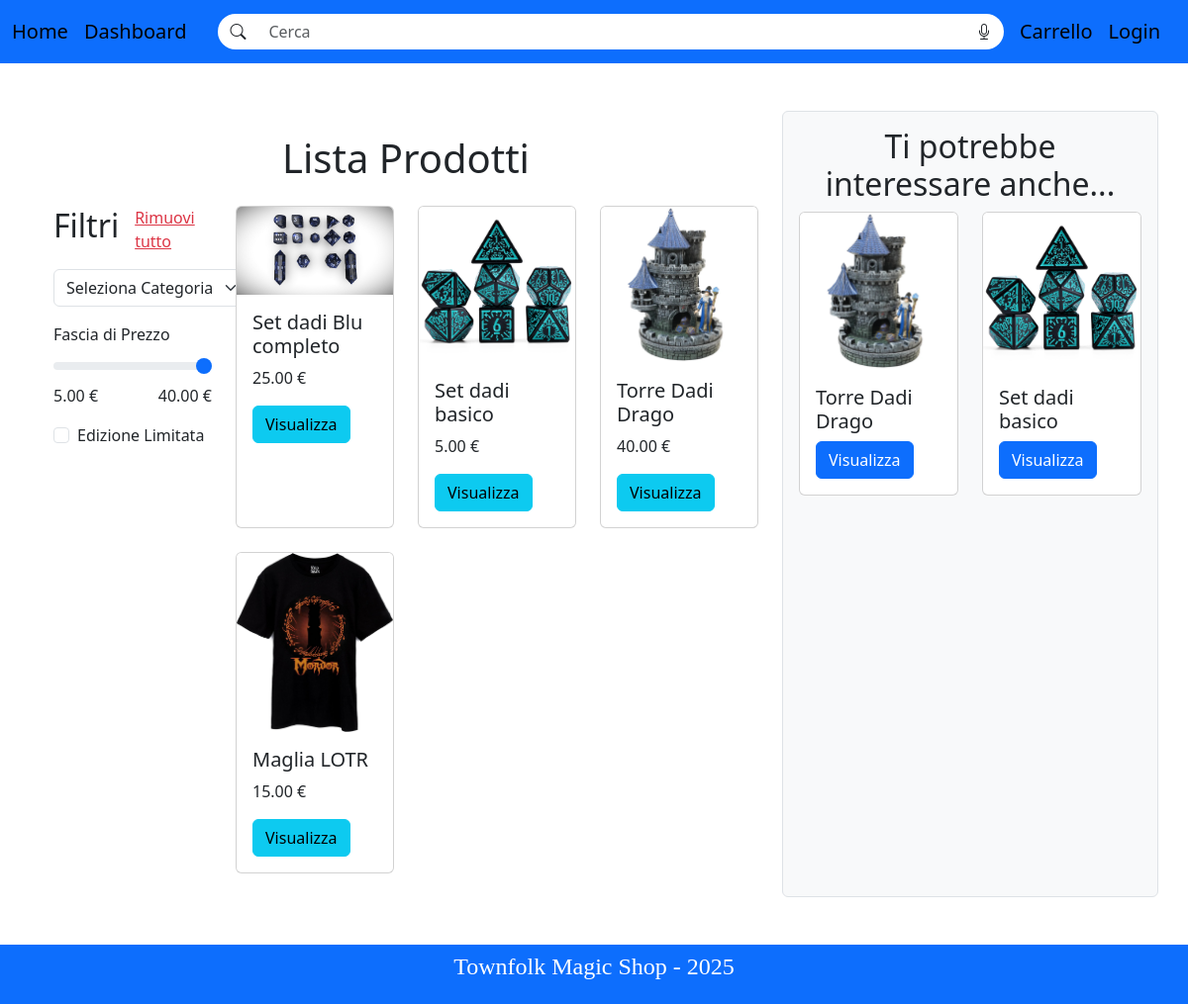
Page /dashboard.php on the committed database.
### tables this page shows
CREATE TABLE `prodotti` (
  `id` int(11) NOT NULL,
  `id_categoria` int(11) NOT NULL,
  `id_venditore` int(11) NOT NULL,
  `titolo` varchar(150) NOT NULL,
  `descrizione` text NOT NULL,
  `prezzo` decimal(10,2) NOT NULL,
  `sconto` decimal(5,2) DEFAULT 0.00,
  `quantita_disponibile` int(11) NOT NULL,
  `immagine` varchar(250) NOT NULL,
  `data_creazione` timestamp NOT NULL DEFAULT current_timestamp(),
  `data_aggiornamento` timestamp NULL DEFAULT NULL ON UPDATE current_timestamp(),
  `edizione_limitata` tinyint(1) NOT NULL DEFAULT 0
);

### dashboard.php (called while the page is built)
<?php
require_once 'bootstrap.php';
$templateParams["titolo"] = "TownfolkMagicShop - Prodotti";
$minPrice = $dbh->getMinPrice();
$maxPrice = $dbh->getMaxPrice();
$selectedCategory = isset($_GET['categoria']) ? $_GET['categoria'] : '';
$selectedMaxPrice = isset($_GET['prezzoMax']) ? $_GET['prezzoMax'] : $maxPrice;
$limitedEdition = isset($_GET['edizioneLimitata']) && $_GET['edizioneLimitata'] == '1' ? true : false;
$templateParams["categorie"] = $dbh->getCategories();
$templateParams["prezzoMin"] = $minPrice;
$templateParams["prezzoMax"] = $maxPrice;
$templateParams["selectedCategory"] = $selectedCategory;
$templateParams["selectedMaxPrice"] = $selectedMaxPrice;
$templateParams["limitedEdition"] = $limitedEdition;
if ($templateParams["ruolo"] == "venditore") {
    if (isset($_GET['shortage']) && $_GET['shortage'] == 1) {
        $prodotti = $dbh->getShortageProducts($_SESSION["idutente"]);
    } else {
        $prodotti = $dbh->getProductsByUserId($_SESSION["idutente"]);
    }
} else {
    $prodotti = $dbh->getProductsByPriceRange($minPrice, $selectedMaxPrice);
    $prodotti = filterProducts($prodotti, $selectedCategory, $limitedEdition);
}
$templateParams["prodotti"] = $prodotti;
$templateParams["nome"] = "lista-prodotti.php";
$templateParams["formmsg"] = isset($_GET["formmsg"]) ? $_GET["formmsg"] : '';
require 'template/base.php';
?>

### bootstrap.php (called while the page is built, shortened)
<?php
require_once("utils/functions.php");
require_once("database/database.php");
$dbh = new DatabaseHelper("localhost", "root", "", "townfolkmagicshop", 3307);
$templateParams["ruolo"] = isUserLoggedIn() ? $dbh->getRoleByUsername($_SESSION["username"])["ruolo"] : "cliente";
$templateParams["prodottiCasuali"] = $dbh->getRandomProducts(2);
?>

### database/database.php (called while the page is built, shortened)
<?php
class DatabaseHelper
{
    private $db;
    public function __construct($servername, $username, $password, $dbname, $port)
    {
        $this->db = new mysqli($servername, $username, $password, $dbname, $port);
    }
    public function getRandomProducts($n = 2)
    {
        $stmt = $this->db->prepare("SELECT id, titolo, immagine FROM prodotti ORDER BY RAND() LIMIT ?");
        $stmt->bind_param('i', $n);
        $stmt->execute();
        $result = $stmt->get_result();
        return $result->fetch_all(MYSQLI_ASSOC);
    }
    public function getCategories()
    {
        $stmt = $this->db->prepare("SELECT * FROM categorie");
        $stmt->execute();
        $result = $stmt->get_result();
        return $result->fetch_all(MYSQLI_ASSOC);
    }
    public function getProductsByPriceRange($minPrice, $maxPrice)
    {
        $query = "SELECT * FROM prodotti WHERE prezzo BETWEEN ? AND ?";
        $stmt = $this->db->prepare($query);
        $stmt->bind_param('dd', $minPrice, $maxPrice);
        $stmt->execute();
        $result = $stmt->get_result();
        return $result->fetch_all(MYSQLI_ASSOC);
    }
    public function getMinPrice()
    {
        $stmt = $this->db->prepare("SELECT MIN(prezzo) as min_price FROM prodotti WHERE quantita_disponibile > 0");
        $stmt->execute();
        $result = $stmt->get_result();
        return $result->fetch_assoc()["min_price"];
    }
    public function getMaxPrice()
    {
        $stmt = $this->db->prepare("SELECT MAX(prezzo) as max_price FROM prodotti WHERE quantita_disponibile > 0");
        $stmt->execute();
        $result = $stmt->get_result();
        return $result->fetch_assoc()["max_price"];
    }
}
?>

### template/lista-prodotti.php (the view, shortened to what this page needs)
<section class="container my-4">
    <header class="mb-4">
        <h1 class="text-center">Lista Prodotti</h1>
    </header>
    <div class="row">
        <?php if ($templateParams["ruolo"] == "cliente"): ?>
            <div class="col-12 col-md-3 mb-4">
                <div class="d-flex justify-content-between align-items-center mb-3">
                    <h2 class="me-3">Filtri</h2>
                    <a href="dashboard.php" class="text-danger">Rimuovi tutto</a>
                </div>
                <div class="mb-3">
                    <select class="form-select w-100" style="min-width: 200px;" onchange="location = this.value;">
                        <option value="dashboard.php" <?php echo !$templateParams["selectedCategory"] ? 'selected' : ''; ?>>
                            Seleziona Categoria</option>
                    </select>
                </div>
                <div class="mb-3">
                    <label for="priceRange" class="form-label">Fascia di Prezzo</label>
                    <input type="range" class="form-range" min="<?php echo $templateParams["prezzoMin"]; ?>"
                        max="<?php echo $templateParams["prezzoMax"]; ?>"
                        value="<?php echo $templateParams["selectedMaxPrice"]; ?>" id="priceRange"
                        onchange="location = '<?php echo buildQuery('dashboard.php', updateQueryParams(['prezzoMin' => $templateParams["prezzoMin"], 'prezzoMax' => ''])); ?>&prezzoMax=' + this.value;">
                    <div class="d-flex justify-content-between">
                        <span><?php echo $templateParams["prezzoMin"]; ?> €</span>
                        <span><?php echo $templateParams["prezzoMax"]; ?> €</span>
                    </div>
                </div>
                <div class="mb-3 form-check">
                    <input type="checkbox" class="form-check-input" id="limitedEdition" <?php echo $templateParams["limitedEdition"] ? 'checked' : ''; ?>
                        onchange="location = '<?php echo buildQuery('dashboard.php', updateQueryParams(['edizioneLimitata' => $templateParams["limitedEdition"] ? '' : '1'])); ?>';">
                    <label class="form-check-label" for="limitedEdition">Edizione Limitata</label>
                </div>
            </div>
        <?php endif; ?>
        <div class="col-12 col-md-9 mt-4 mt-md-0">
            <div class="row g-4">
                <?php foreach ($templateParams["prodotti"] as $prodotto): ?>
                    <div class="col-6 col-lg-4">
                        <div class="card h-100">
                            <img src="<?php echo UPLOAD_DIR . $prodotto["immagine"]; ?>"
                                alt="<?php echo $prodotto["titolo"]; ?>" class="card-img-top">
                            <div class="card-body">
                                <h5 class="card-title"><?php echo $prodotto["titolo"]; ?></h5>
                                <p class="card-text"><?php echo number_format($prodotto["prezzo"], 2); ?> €</p>
                                <?php if ($templateParams["ruolo"] == "venditore"): ?>
                                    <?php if ($prodotto["edizione_limitata"] != 1): ?>
                                        <a href="gestisci-prodotti.php?action=2&id=<?php echo $prodotto["id"]; ?>"
                                            class="btn btn-primary">Modifica</a>
                                    <?php endif; ?>
                                    <a href="gestisci-prodotti.php?action=3&id=<?php echo $prodotto["id"]; ?>"
                                        class="btn btn-danger">Elimina</a>
                                <?php else: ?>
                                    <a href="prodotto.php?id=<?php echo $prodotto["id"]; ?>"
                                        class="btn btn-info">Visualizza</a>
                                <?php endif; ?>
                            </div>
                        </div>
                    </div>
                <?php endforeach; ?>
            </div>
        </div>
    </div>
</section>

### template/base.php (shortened to what this page needs)
<!DOCTYPE html>
<html lang="it">
<head>
    <link rel="stylesheet" type="text/css" href="./css/style.css" />
    <link href="https://cdn.jsdelivr.net/npm/bootstrap-icons/font/bootstrap-icons.css" rel="stylesheet">
    <link href="https://cdn.jsdelivr.net/npm/bootstrap@5.3.3/dist/css/bootstrap.min.css" rel="stylesheet"
>
</head>
<body>
    <header class="bg-primary text-white text-center py-1">
        <nav class="navbar navbar-expand-lg navbar-light">
            <div class="container-fluid d-flex justify-content-between align-items-center">
                <div class="d-flex align-items-center">
                    <a class="navbar-brand d-none d-lg-block" href="index.php">Home</a>
                    <a class="navbar-brand d-none d-lg-block" href="dashboard.php">Dashboard</a>
                </div>
                <div class="flex-grow-1 mx-3 d-flex align-items-center position-relative">
                    <div class="input-group rounded-pill">
                        <span class="input-group-text bg-white border-0 rounded-pill-start"><i
                                class="bi bi-search"></i></span>
                        <input class="form-control border-0" type="search" id="search" placeholder="Cerca"
                            aria-label="Search">
                        <span class="input-group-text bg-white border-0 rounded-pill-end"><i
                                class="bi bi-mic"></i></span>
                    </div>
                </div>
                <div class="d-flex align-items-center">
                    <?php echo getUserIcon($templateParams["ruolo"]) ?>
                    <?php if (isUserLoggedIn()): ?>
                        <a class="navbar-brand d-none d-lg-block" href="login.php">Ciao,
                            <?php echo $_SESSION["username"]; ?>!</a>
                    <?php else: ?>
                        <a class="navbar-brand d-none d-lg-block" href="login.php">Login</a>
                    <?php endif; ?>
                </div>
            </div>
        </nav>
    </header>
    <div class="container mt-5 mb-5">
        <div class="row">
            <main id="main-content" class="col-12 col-md-8 order-md-1">
                <?php
                if (isset($templateParams["nome"])) {
                    require($templateParams["nome"]);
                }
                ?>
            </main>
            <aside class="col-12 col-md-4 order-md-2 mt-5 mt-md-0 p-3 border rounded bg-light">
                <?php if ($templateParams["ruolo"] == "venditore"): ?>
                    <section>
                        <h2 class="text-center">Link Utili</h2>
                        <div class="d-grid gap-2">
                            <a href="notifiche.php" class="btn btn-primary">Gestisci notifiche</a>
                            <a href="ordini.php" class="btn btn-primary">Gestisci ordini</a>
                            <a href="dashboard.php" class="btn btn-primary">Gestisci prodotti</a>
                        </div>
                    </section>
                <?php else: ?>
                    <section>
                        <h2 class="text-center">Ti potrebbe interessare anche...</h2>
                        <div class="row">
                            <?php foreach ($templateParams["prodottiCasuali"] as $prodottocasuale): ?>
                                <div class="col-12 col-md-6 mb-3">
                                    <div class="card">
                                        <img src="<?php echo UPLOAD_DIR . $prodottocasuale["immagine"]; ?>" class="card-img-top"
                                            alt="<?php echo $prodottocasuale["titolo"]; ?>">
                                        <div class="card-body">
                                            <h5 class="card-title"><?php echo $prodottocasuale["titolo"]; ?></h5>
                                            <a href="prodotto.php?id=<?php echo $prodottocasuale["id"]; ?>"
                                                class="btn btn-primary">Visualizza</a>
                                        </div>
                                    </div>
                                </div>
                            <?php endforeach; ?>
                        </div>
                    </section>
                <?php endif; ?>
            </aside>
        </div>
    </div>
    <footer class="bg-primary text-white text-center py-1">
        <p class="footer-text"> Townfolk Magic Shop - <?php echo date("Y"); ?></p>
    </footer>
</body>
</html>

### utils/functions.php (shortened to what this page needs)
<?php
function isUserLoggedIn()
{
    return !empty($_SESSION['idutente']);
}
function getUserIcon($ruolo)
{
    if ($_SESSION['ruolo'] == 'venditore') {
        return '<a class="navbar-brand d-lg-none" href="ordini.php"><i class="bi bi-clipboard-data"></i></a>
                <a class="navbar-brand d-none d-lg-block" href="ordini.php">Ordini</a>';
    } else {
        return '<a class="navbar-brand d-lg-none" href="carrello.php"><i class="bi bi-cart"></i></a>
                <a class="navbar-brand d-none d-lg-block" href="carrello.php">Carrello</a>';
    }
}
function filterProducts($prodotti, $selectedCategory, $limitedEdition)
{
    return $prodotti;
}
?>

### css/style.css (style rules this page uses)
.input-group-text.rounded-pill-start { border-top-left-radius: 50px; border-bottom-left-radius: 50px; }
.input-group-text.rounded-pill-end { border-top-right-radius: 50px; border-bottom-right-radius: 50px; }
.footer-text { font-family: 'UnifrakturCook', Georgia, serif; font-size: 1.5rem; }
@media (min-width: 768px) { .form-control::placeholder { color: transparent; } }

### rows in the picture
prodotti: immagine (picture), titolo "Set dadi Blu completo", prezzo "25.00"
prodotti: immagine (picture), titolo "Set dadi basico", prezzo "5.00"
prodotti: immagine (picture), titolo "Torre Dadi Drago", prezzo "40.00"
prodotti: immagine (picture), titolo "Maglia LOTR", prezzo "15.00"

### other values in the picture
$templateParams["prezzoMin"] "5.00"
$templateParams["prezzoMax"] "40.00"
